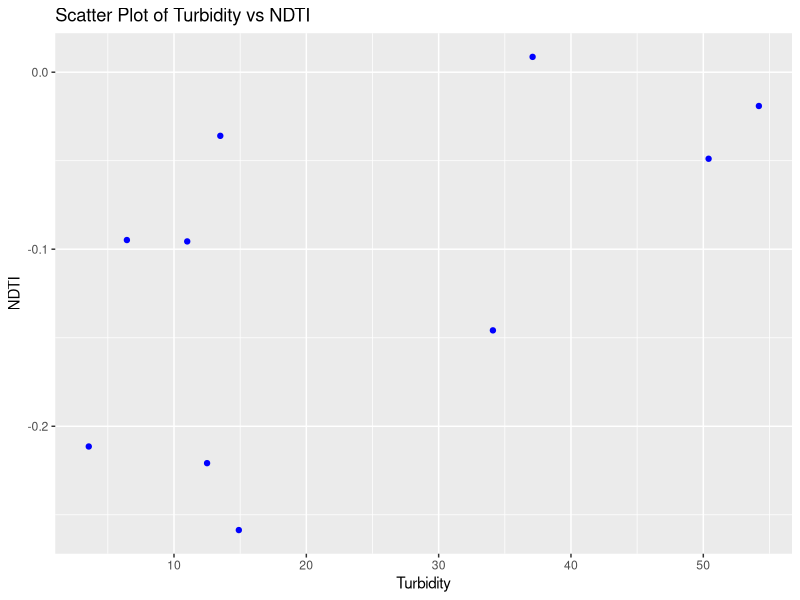
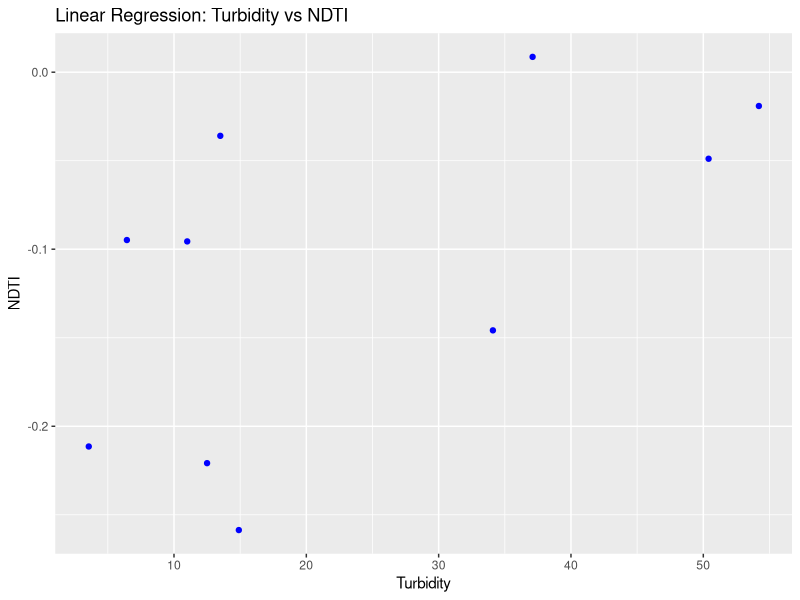
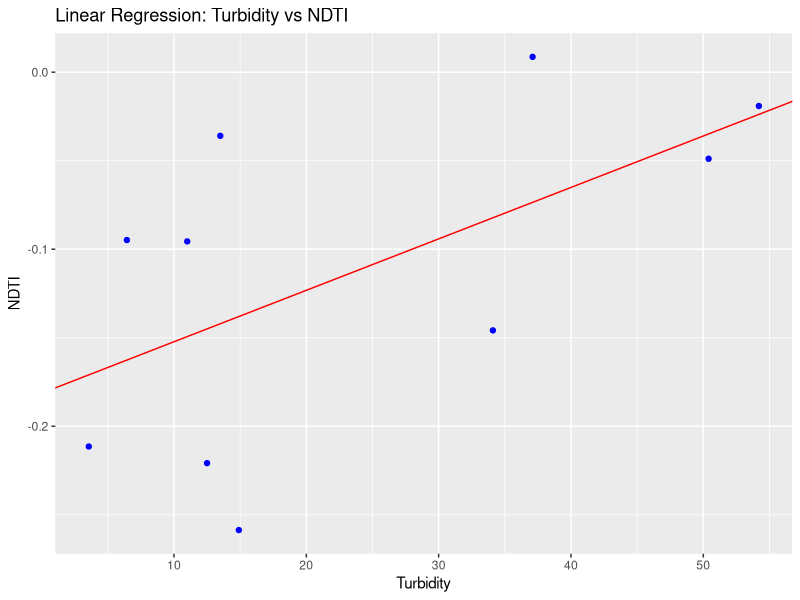

Here is the R script that generated these plots, in order:
# Required packages
install.packages("ggplot2")  # For data visualization
install.packages("corrplot") # For correlation visualization
install.packages("caret") # For correlation calculation
install.packages("lmtest") # For linear regression

# Load libraries
library(ggplot2)
library(corrplot)
library(caret)
library(lmtest)

# Dataset
turbidity <- c(11, 34.1, 6.44, 37.1, 3.56, 14.9, 13.5, 50.4, 12.5, 54.2)
ndti <- c(-0.095588235, -0.145833333, -0.094812165, 0.008645533, -0.211428571,
          -0.25864124, -0.035952064, -0.048897411, -0.220843672, -0.019100431)

# 1. Data Visualization
ggplot() +
  geom_point(aes(x = turbidity, y = ndti), color = "blue") +
  labs(x = "Turbidity", y = "NDTI", title = "Scatter Plot of Turbidity vs NDTI")

# 2. Correlation Analysis
correlation_coefficient <- cor(turbidity, ndti)
print(paste("Correlation Coefficient:", correlation_coefficient))

# 3. Model Selection (Linear Regression)
model <- lm(ndti ~ turbidity)
summary(model)


# Plotting regression line
ggplot() +
  geom_point(aes(x = turbidity, y = ndti), color = "blue") +
  geom_smooth(method = "lm", formula = y ~ x, se = FALSE, color = "red") +
  labs(x = "Turbidity", y = "NDTI", title = "Linear Regression: Turbidity vs NDTI")

# Load libraries
library(ggplot2)
library(lmtest)

# Dataset
turbidity <- c(11, 34.1, 6.44, 37.1, 3.56, 14.9, 13.5, 50.4, 12.5, 54.2)
ndti <- c(-0.095588235, -0.145833333, -0.094812165, 0.008645533, -0.211428571,
          -0.25864124, -0.035952064, -0.048897411, -0.220843672, -0.019100431)

# Fit linear regression model
model <- lm(ndti ~ turbidity)

# Summary of the regression model
summary(model)

# Extract coefficients
intercept <- coef(model)[1]
slope <- coef(model)[2]

# Plotting data points
p <- ggplot() +
  geom_point(aes(x = turbidity, y = ndti), color = "blue") +
  labs(x = "Turbidity", y = "NDTI", title = "Linear Regression: Turbidity vs NDTI")

# Adding regression line
p + geom_abline(intercept = intercept, slope = slope, color = "red")

cat("Regression formula: NDTI =", round(intercept, 4), "+", round(slope, 4), "* Turbidity")

